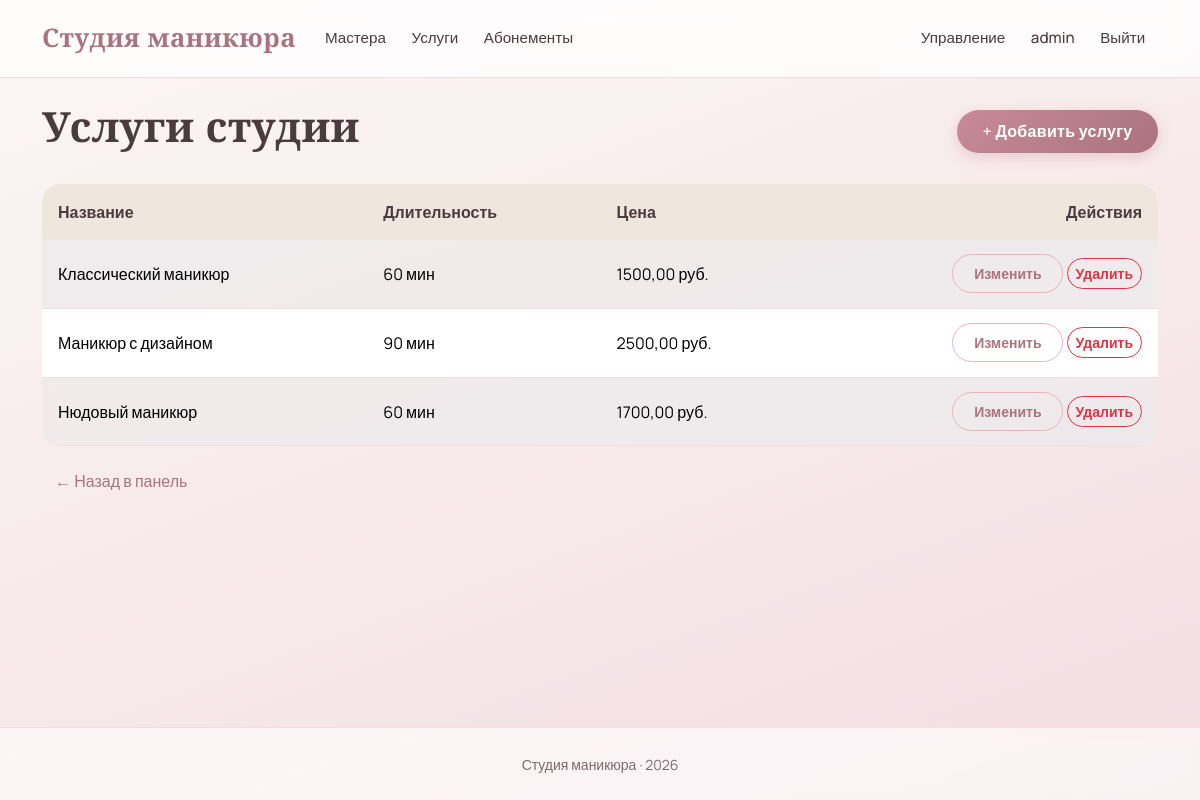
The page /manage/services/ (signed in) on the database its author committed.
### accounts/models.py (models this page shows, shortened)
class User(AbstractUser):
    class Role(models.TextChoices):
        CLIENT = 'client', 'Клиент'
        MASTER = 'master', 'Мастер'
        ADMIN = 'admin', 'Администратор'
    role = models.CharField(
        'Роль',
        max_length=20,
        choices=Role.choices,
        default=Role.CLIENT,
    )
    email = models.EmailField('Эл. почта', unique=True)
    username = models.CharField(
        'Имя пользователя',
        max_length=150,
        unique=False,  # разрешаем повторяющиеся имена
    )
    full_name = models.CharField('ФИО', max_length=100, blank=True)
    phone = models.CharField('Телефон', max_length=20, blank=True)
    created_at = models.DateTimeField('Дата регистрации', auto_now_add=True)
    must_change_password = models.BooleanField(
        'Требуется смена пароля',
        default=False,
        help_text='Если включено, пользователь будет обязан сменить пароль при следующем входе.',
    )
    class Meta:
        verbose_name = 'Пользователь'
        verbose_name_plural = 'Пользователи'
    @property
    def display_name(self):
        if self.full_name:
            return self.full_name
        combined = f'{self.first_name} {self.last_name}'.strip()
        if combined:
            return combined
        return self.username

### catalog/models.py (models this page shows, shortened)
class Service(models.Model):
    name = models.CharField('Название', max_length=150)
    description = models.TextField('Описание', blank=True)
    duration_minutes = models.PositiveIntegerField('Длительность (мин)')
    price = models.DecimalField('Цена, руб.', max_digits=10, decimal_places=2)
    class Meta:
        verbose_name = 'Услуга'
        verbose_name_plural = 'Услуги'
        ordering = ['name']

### management/views.py (the view)
# urls.py: path('services/', views.service_list, name='service_list'),
@admin_required
def service_list(request):
    services = Service.objects.all()
    return render(request, 'management/service_list.html', {'services': services})

### templates/management/service_list.html (shortened to what this page needs)
{% extends 'base.html' %}
{% block content %}
<div class="d-flex justify-content-between align-items-center mb-4">
    <h1>Услуги студии</h1>
    <a href="{% url 'mng_service_create' %}" class="btn btn-dark">+ Добавить услугу</a>
</div>
<table class="table table-striped align-middle">
    <thead>
        <tr>
            <th>Название</th>
            <th>Длительность</th>
            <th>Цена</th>
            <th class="text-end">Действия</th>
        </tr>
    </thead>
    <tbody>
        {% for service in services %}
            <tr>
                <td>{{ service.name }}</td>
                <td>{{ service.duration_minutes }} мин</td>
                <td>{{ service.price }} руб.</td>
                <td class="text-end">
                    <a href="{% url 'mng_service_edit' service.pk %}" class="btn btn-sm btn-outline-dark">Изменить</a>
                    <a href="{% url 'mng_service_delete' service.pk %}" class="btn btn-sm btn-outline-danger">Удалить</a>
                </td>
            </tr>
        {% empty %}
            <tr><td colspan="4" class="text-muted">Услуги не добавлены.</td></tr>
        {% endfor %}
    </tbody>
</table>
<a href="{% url 'mng_dashboard' %}" class="btn btn-link">← Назад в панель</a>
{% endblock %}

### templates/base.html (shortened to what this page needs)
{% load static %}
<!DOCTYPE html>
<html lang="ru">
<head>
    <link href="https://cdn.jsdelivr.net/npm/bootstrap@5.3.3/dist/css/bootstrap.min.css" rel="stylesheet">
    <link href="{% static 'css/style.css' %}" rel="stylesheet">
</head>
<body>
<nav class="navbar navbar-expand-lg">
    <div class="container">
        <a class="navbar-brand" href="{% url 'home' %}">Студия маникюра</a>
        <div class="collapse navbar-collapse">
            <ul class="navbar-nav me-auto">
                <li class="nav-item"><a class="nav-link" href="{% url 'home' %}">Мастера</a></li>
                <li class="nav-item"><a class="nav-link" href="{% url 'service_list' %}">Услуги</a></li>
                <li class="nav-item"><a class="nav-link" href="{% url 'subscription_list' %}">Абонементы</a></li>
            </ul>
            <ul class="navbar-nav">
                {% if user.is_authenticated %}
                    {% if user.is_superuser or user.role == 'admin' %}
                        <li class="nav-item"><a class="nav-link" href="{% url 'mng_dashboard' %}">Управление</a></li>
                    {% endif %}
                    <li class="nav-item"><a class="nav-link" href="{% url 'account' %}">{{ user.display_name }}</a></li>
                    <li class="nav-item">
                        <form action="{% url 'logout' %}" method="post" class="d-inline">
                            <button type="submit" class="btn btn-link nav-link">Выйти</button>
                        </form>
                    </li>
                {% else %}
                    <li class="nav-item"><a class="nav-link" href="{% url 'login' %}">Войти</a></li>
                    <li class="nav-item"><a class="nav-link" href="{% url 'register' %}">Регистрация</a></li>
                {% endif %}
            </ul>
        </div>
    </div>
</nav>
<main class="container my-4">
    {% block content %}{% endblock %}
</main>
<footer>
    <div class="container text-center">
        <small>Студия маникюра · 2026</small>
    </div>
</footer>
</body>
</html>

### static/css/style.css (style rules this page uses)
:root { --cream: #FBF7F4; --blush: #F3DDE2; --rose: #E8B4BC; --rose-deep: #C98A98; --mauve: #A9737F; --beige: #EFE6DD; --beige-warm: #E5D5C5; --ink: #4A3B3F; --ink-soft: #7A6A6E; --white: #FFFFFF; --shadow-soft: 0 10px 40px rgba(169, 115, 127, 0.12); --shadow-card: 0 4px 24px rgba(169, 115, 127, 0.10); --shadow-hover: 0 16px 48px rgba(169, 115, 127, 0.20); --radius: 18px; --radius-sm: 12px; }
html, body { height: 100%; }
body { display: flex; flex-direction: column; min-height: 100vh; margin: 0; font-family: 'Manrope', sans-serif; color: var(--ink); background: linear-gradient(160deg, var(--cream) 0%, var(--blush) 100%); background-attachment: fixed; }
main { flex: 1 0 auto; }
footer { flex-shrink: 0; }
h1, h2, h3, h4, h5, .display-4 { font-family: 'Cormorant Garamond', serif; font-weight: 600; color: var(--ink); letter-spacing: 0.3px; }
h1 { font-size: 2.6rem; }
.navbar { background: rgba(255, 255, 255, 0.75) !important; backdrop-filter: blur(12px); border-bottom: 1px solid var(--blush) !important; padding-top: 0.9rem; padding-bottom: 0.9rem; }
.navbar-brand { font-family: 'Cormorant Garamond', serif; font-size: 1.6rem !important; font-weight: 700 !important; color: var(--mauve) !important; letter-spacing: 0.5px; }
.navbar .nav-link { color: var(--ink) !important; font-weight: 500; font-size: 0.95rem; margin: 0 0.3rem; transition: color 0.2s ease; }
.btn-dark { background: linear-gradient(135deg, var(--rose-deep) 0%, var(--mauve) 100%); border: none; border-radius: 50px; padding: 0.6rem 1.6rem; font-weight: 600; letter-spacing: 0.3px; box-shadow: 0 4px 14px rgba(201, 138, 152, 0.35); transition: transform 0.2s ease, box-shadow 0.2s ease; }
.btn-outline-dark { border: 1.5px solid var(--rose); color: var(--mauve); border-radius: 50px; padding: 0.5rem 1.3rem; font-weight: 600; transition: all 0.2s ease; }
.btn-outline-danger { border-radius: 50px; font-weight: 600; }
.btn-link { color: var(--mauve); text-decoration: none; font-weight: 500; }
.table { background: rgba(255, 255, 255, 0.85); border-radius: var(--radius); overflow: hidden; }
.table thead th { background: var(--beige); color: var(--ink); font-weight: 600; border: none; padding: 1rem; }
.table tbody td { padding: 0.9rem 1rem; vertical-align: middle; border-color: var(--blush); }
.table-striped tbody tr:nth-of-type(odd) td { background: rgba(243, 221, 226, 0.18); }
footer { background: rgba(255, 255, 255, 0.6) !important; backdrop-filter: blur(10px); border-top: 1px solid var(--blush) !important; padding: 1.5rem 0; color: var(--ink-soft); }

### rows shown on the page
User: display_name "admin"
Service: name "Классический маникюр", duration_minutes "60", price "1500,00"
Service: name "Маникюр с дизайном", duration_minutes "90", price "2500,00"
Service: name "Нюдовый маникюр", duration_minutes "60", price "1700,00"
